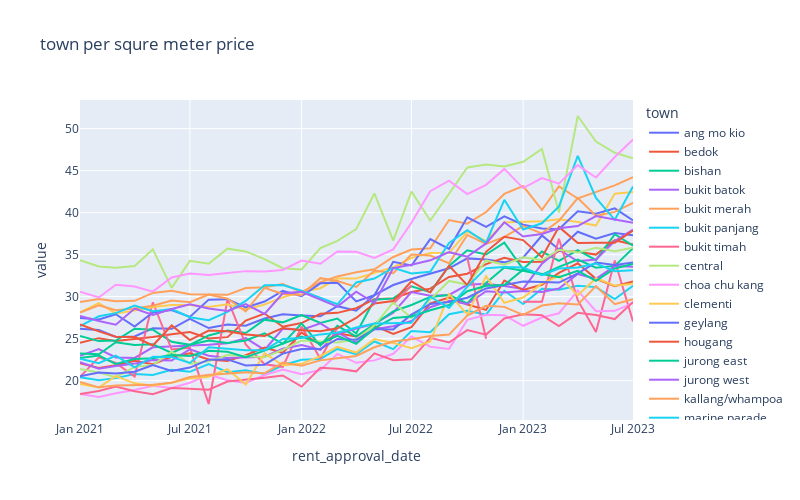

Notebook source saved alongside this figure:
### Code cell
plot_psqm_trend('town').show()

### Figure 1 — Plotly figure (JSON) as saved in the notebook; plotly's stock layout.template omitted (floating-point values rounded to 4 significant figures)
{"data": [{"hovertemplate": "town=ang mo kio<br>rent_approval_date=%{x}<br>value=%{y}<extra></extra>", "legendgroup": "ang mo kio", "line": {"color": "#636efa", "dash": "solid"}, "marker": {"symbol": "circle"}, "mode": "lines", "name": "ang mo kio", "orientation": "v", "showlegend": true, "type": "scatter", "x": ["2021-01", "2021-02", "2021-03", "2021-04", "2021-05", "2021-06", "2021-07", "2021-08", "2021-09", "2021-10", "2021-11", "2021-12", "2022-01", "2022-02", "2022-03", "2022-04", "2022-05", "2022-06", "2022-07", "2022-08", "2022-09", "2022-10", "2022-11", "2022-12", "2023-01", "2023-02", "2023-03", "2023-04", "2023-05", "2023-06", "2023-07"], "xaxis": "x", "y": [26.16, 26.02, 25.2, 25.26, 26.22, 26.17, 27.35, 26.26, 26.68, 26.53, 27.39, 27.89, 27.75, 27.65, 28.86, 28.31, 30.17, 31.38, 32.09, 32.72, 33.37, 34.55, 34.43, 34.08, 34.64, 37.27, 35.62, 37.73, 36.9, 37.57, 37.29], "yaxis": "y"}, {"hovertemplate": "town=bedok<br>rent_approval_date=%{x}<br>value=%{y}<extra></extra>", "legendgroup": "bedok", "line": {"color": "#EF553B", "dash": "solid"}, "marker": {"symbol": "circle"}, "mode": "lines", "name": "bedok", "orientation": "v", "showlegend": true, "type": "scatter", "x": ["2021-01", "2021-02", "2021-03", "2021-04", "2021-05", "2021-06", "2021-07", "2021-08", "2021-09", "2021-10", "2021-11", "2021-12", "2022-01", "2022-02", "2022-03", "2022-04", "2022-05", "2022-06", "2022-07", "2022-08", "2022-09", "2022-10", "2022-11", "2022-12", "2023-01", "2023-02", "2023-03", "2023-04", "2023-05", "2023-06", "2023-07"], "xaxis": "x", "y": [24.49, 25.05, 24.71, 24.93, 25.18, 25.52, 25.77, 25.01, 25.17, 27.14, 27.98, 26.41, 26.85, 27.94, 28.06, 28.62, 29.69, 29.78, 30.54, 30.95, 32.34, 32.72, 33.86, 34.63, 34.12, 34.16, 35.45, 35.33, 35.0, 36.72, 36.19], "yaxis": "y"}, {"hovertemplate": "town=bishan<br>rent_approval_date=%{x}<br>value=%{y}<extra></extra>", "legendgroup": "bishan", "line": {"color": "#00cc96", "dash": "solid"}, "marker": {"symbol": "circle"}, "mode": "lines", "name": "bishan", "orientation": "v", "showlegend": true, "type": "scatter", "x": ["2021-01", "2021-02", "2021-03", "2021-04", "2021-05", "2021-06", "2021-07", "2021-08", "2021-09", "2021-10", "2021-11", "2021-12", "2022-01", "2022-02", "2022-03", "2022-04", "2022-05", "2022-06", "2022-07", "2022-08", "2022-09", "2022-10", "2022-11", "2022-12", "2023-01", "2023-02", "2023-03", "2023-04", "2023-05", "2023-06", "2023-07"], "xaxis": "x", "y": [25.3, 24.7, 24.77, 26.18, 26.06, 24.63, 24.26, 25.38, 25.97, 25.66, 27.26, 26.93, 27.81, 26.87, 27.39, 25.6, 29.62, 29.79, 31.23, 30.54, 33.65, 35.52, 35.01, 36.43, 33.26, 35.37, 34.26, 35.54, 34.35, 37.43, 36.06], "yaxis": "y"}, {"hovertemplate": "town=bukit batok<br>rent_approval_date=%{x}<br>value=%{y}<extra></extra>", "legendgroup": "bukit batok", "line": {"color": "#ab63fa", "dash": "solid"}, "marker": {"symbol": "circle"}, "mode": "lines", "name": "bukit batok", "orientation": "v", "showlegend": true, "type": "scatter", "x": ["2021-01", "2021-02", "2021-03", "2021-04", "2021-05", "2021-06", "2021-07", "2021-08", "2021-09", "2021-10", "2021-11", "2021-12", "2022-01", "2022-02", "2022-03", "2022-04", "2022-05", "2022-06", "2022-07", "2022-08", "2022-09", "2022-10", "2022-11", "2022-12", "2023-01", "2023-02", "2023-03", "2023-04", "2023-05", "2023-06", "2023-07"], "xaxis": "x", "y": [22.96, 23.75, 22.76, 22.7, 23.96, 24.04, 24.14, 24.27, 24.43, 25.06, 23.65, 26.17, 26.03, 26.82, 25.54, 26.21, 26.76, 28.08, 30.53, 30.1, 30.2, 31.4, 31.53, 31.27, 30.92, 33.92, 35.58, 34.21, 34.41, 36.62, 37.97], "yaxis": "y"}, {"hovertemplate": "town=bukit merah<br>rent_approval_date=%{x}<br>value=%{y}<extra></extra>", "legendgroup": "bukit merah", "line": {"color": "#FFA15A", "dash": "solid"}, "marker": {"symbol": "circle"}, "mode": "lines", "name": "bukit merah", "orientation": "v", "showlegend": true, "type": "scatter", "x": ["2021-01", "2021-02", "2021-03", "2021-04", "2021-05", "2021-06", "2021-07", "2021-08", "2021-09", "2021-10", "2021-11", "2021-12", "2022-01", "2022-02", "2022-03", "2022-04", "2022-05", "2022-06", "2022-07", "2022-08", "2022-09", "2022-10", "2022-11", "2022-12", "2023-01", "2023-02", "2023-03", "2023-04", "2023-05", "2023-06", "2023-07"], "xaxis": "x", "y": [29.36, 29.7, 29.45, 29.49, 30.43, 30.7, 30.29, 30.23, 30.21, 31.01, 31.1, 31.49, 30.54, 31.72, 32.4, 32.89, 33.25, 34.72, 35.6, 35.76, 39.12, 38.68, 40.07, 42.23, 43.17, 40.32, 43.13, 41.68, 42.47, 43.25, 44.23], "yaxis": "y"}, {"hovertemplate": "town=bukit panjang<br>rent_approval_date=%{x}<br>value=%{y}<extra></extra>", "legendgroup": "bukit panjang", "line": {"color": "#19d3f3", "dash": "solid"}, "marker": {"symbol": "circle"}, "mode": "lines", "name": "bukit panjang", "orientation": "v", "showlegend": true, "type": "scatter", "x": ["2021-01", "2021-02", "2021-03", "2021-04", "2021-05", "2021-06", "2021-07", "2021-08", "2021-09", "2021-10", "2021-11", "2021-12", "2022-01", "2022-02", "2022-03", "2022-04", "2022-05", "2022-06", "2022-07", "2022-08", "2022-09", "2022-10", "2022-11", "2022-12", "2023-01", "2023-02", "2023-03", "2023-04", "2023-05", "2023-06", "2023-07"], "xaxis": "x", "y": [20.4, 20.03, 20.29, 20.77, 20.68, 21.29, 21.04, 21.96, 21.0, 21.23, 20.79, 21.82, 22.49, 22.57, 23.77, 23.15, 24.65, 23.75, 25.91, 25.76, 27.9, 28.32, 27.85, 30.69, 29.11, 30.92, 30.81, 31.29, 31.13, 29.71, 31.29], "yaxis": "y"}, {"hovertemplate": "town=bukit timah<br>rent_approval_date=%{x}<br>value=%{y}<extra></extra>", "legendgroup": "bukit timah", "line": {"color": "#FF6692", "dash": "solid"}, "marker": {"symbol": "circle"}, "mode": "lines", "name": "bukit timah", "orientation": "v", "showlegend": true, "type": "scatter", "x": ["2021-01", "2021-02", "2021-03", "2021-04", "2021-05", "2021-06", "2021-07", "2021-08", "2021-09", "2021-10", "2021-11", "2021-12", "2022-01", "2022-02", "2022-03", "2022-04", "2022-05", "2022-06", "2022-07", "2022-08", "2022-09", "2022-10", "2022-11", "2022-12", "2023-01", "2023-02", "2023-03", "2023-04", "2023-05", "2023-06", "2023-07"], "xaxis": "x", "y": [20.45, 22.76, 22.12, 20.47, 29.33, 23.7, 23.92, 17.21, 29.69, 24.31, 21.95, 21.63, 26.43, 22.6, 26.32, null, null, 29.13, 31.32, null, null, 34.62, 24.97, null, 29.38, 29.39, 36.89, 29.57, 25.8, 34.31, 27.05], "yaxis": "y"}, {"hovertemplate": "town=central<br>rent_approval_date=%{x}<br>value=%{y}<extra></extra>", "legendgroup": "central", "line": {"color": "#B6E880", "dash": "solid"}, "marker": {"symbol": "circle"}, "mode": "lines", "name": "central", "orientation": "v", "showlegend": true, "type": "scatter", "x": ["2021-01", "2021-02", "2021-03", "2021-04", "2021-05", "2021-06", "2021-07", "2021-08", "2021-09", "2021-10", "2021-11", "2021-12", "2022-01", "2022-02", "2022-03", "2022-04", "2022-05", "2022-06", "2022-07", "2022-08", "2022-09", "2022-10", "2022-11", "2022-12", "2023-01", "2023-02", "2023-03", "2023-04", "2023-05", "2023-06", "2023-07"], "xaxis": "x", "y": [34.34, 33.58, 33.43, 33.65, 35.63, 31.04, 34.26, 33.91, 35.71, 35.38, 34.46, 33.38, 33.23, 35.77, 36.63, 38.04, 42.28, 36.66, 42.51, 39.06, 42.25, 45.37, 45.73, 45.5, 46.05, 47.57, 40.0, 51.5, 48.47, 47.12, 46.48], "yaxis": "y"}, {"hovertemplate": "town=choa chu kang<br>rent_approval_date=%{x}<br>value=%{y}<extra></extra>", "legendgroup": "choa chu kang", "line": {"color": "#FF97FF", "dash": "solid"}, "marker": {"symbol": "circle"}, "mode": "lines", "name": "choa chu kang", "orientation": "v", "showlegend": true, "type": "scatter", "x": ["2021-01", "2021-02", "2021-03", "2021-04", "2021-05", "2021-06", "2021-07", "2021-08", "2021-09", "2021-10", "2021-11", "2021-12", "2022-01", "2022-02", "2022-03", "2022-04", "2022-05", "2022-06", "2022-07", "2022-08", "2022-09", "2022-10", "2022-11", "2022-12", "2023-01", "2023-02", "2023-03", "2023-04", "2023-05", "2023-06", "2023-07"], "xaxis": "x", "y": [18.42, 18.05, 18.51, 18.88, 19.39, 19.11, 19.75, 20.72, 20.03, 19.7, 20.67, 21.31, 20.75, 21.25, 23.17, 22.11, 22.41, 23.19, 25.25, 24.03, 23.77, 27.23, 27.84, 27.79, 26.53, 27.51, 28.02, 30.72, 28.27, 28.31, 29.23], "yaxis": "y"}, {"hovertemplate": "town=clementi<br>rent_approval_date=%{x}<br>value=%{y}<extra></extra>", "legendgroup": "clementi", "line": {"color": "#FECB52", "dash": "solid"}, "marker": {"symbol": "circle"}, "mode": "lines", "name": "clementi", "orientation": "v", "showlegend": true, "type": "scatter", "x": ["2021-01", "2021-02", "2021-03", "2021-04", "2021-05", "2021-06", "2021-07", "2021-08", "2021-09", "2021-10", "2021-11", "2021-12", "2022-01", "2022-02", "2022-03", "2022-04", "2022-05", "2022-06", "2022-07", "2022-08", "2022-09", "2022-10", "2022-11", "2022-12", "2023-01", "2023-02", "2023-03", "2023-04", "2023-05", "2023-06", "2023-07"], "xaxis": "x", "y": [28.14, 29.22, 28.0, 28.33, 28.77, 29.01, 28.99, 28.75, 29.1, 28.48, 29.06, 29.91, 30.58, 31.0, 32.15, 32.17, 32.82, 33.48, 34.61, 35.2, 35.21, 37.73, 36.6, 38.84, 38.91, 38.98, 39.19, 38.89, 38.46, 42.24, 42.47], "yaxis": "y"}, {"hovertemplate": "town=geylang<br>rent_approval_date=%{x}<br>value=%{y}<extra></extra>", "legendgroup": "geylang", "line": {"color": "#636efa", "dash": "solid"}, "marker": {"symbol": "circle"}, "mode": "lines", "name": "geylang", "orientation": "v", "showlegend": true, "type": "scatter", "x": ["2021-01", "2021-02", "2021-03", "2021-04", "2021-05", "2021-06", "2021-07", "2021-08", "2021-09", "2021-10", "2021-11", "2021-12", "2022-01", "2022-02", "2022-03", "2022-04", "2022-05", "2022-06", "2022-07", "2022-08", "2022-09", "2022-10", "2022-11", "2022-12", "2023-01", "2023-02", "2023-03", "2023-04", "2023-05", "2023-06", "2023-07"], "xaxis": "x", "y": [27.46, 27.28, 27.9, 26.42, 28.12, 28.4, 27.58, 29.64, 29.69, 28.72, 29.41, 30.67, 30.04, 31.58, 31.66, 29.43, 30.16, 34.14, 33.7, 36.85, 35.69, 39.44, 38.31, 39.56, 38.56, 38.1, 38.02, 40.17, 39.87, 40.51, 39.06], "yaxis": "y"}, {"hovertemplate": "town=hougang<br>rent_approval_date=%{x}<br>value=%{y}<extra></extra>", "legendgroup": "hougang", "line": {"color": "#EF553B", "dash": "solid"}, "marker": {"symbol": "circle"}, "mode": "lines", "name": "hougang", "orientation": "v", "showlegend": true, "type": "scatter", "x": ["2021-01", "2021-02", "2021-03", "2021-04", "2021-05", "2021-06", "2021-07", "2021-08", "2021-09", "2021-10", "2021-11", "2021-12", "2022-01", "2022-02", "2022-03", "2022-04", "2022-05", "2022-06", "2022-07", "2022-08", "2022-09", "2022-10", "2022-11", "2022-12", "2023-01", "2023-02", "2023-03", "2023-04", "2023-05", "2023-06", "2023-07"], "xaxis": "x", "y": [22.06, 21.49, 21.84, 22.36, 21.96, 22.84, 23.25, 22.51, 22.34, 23.03, 23.92, 23.31, 25.72, 24.26, 25.62, 25.24, 26.53, 25.56, 26.37, 29.19, 29.9, 29.05, 28.41, 31.92, 30.79, 31.41, 32.83, 33.96, 32.12, 31.23, 31.82], "yaxis": "y"}, {"hovertemplate": "town=jurong east<br>rent_approval_date=%{x}<br>value=%{y}<extra></extra>", "legendgroup": "jurong east", "line": {"color": "#00cc96", "dash": "solid"}, "marker": {"symbol": "circle"}, "mode": "lines", "name": "jurong east", "orientation": "v", "showlegend": true, "type": "scatter", "x": ["2021-01", "2021-02", "2021-03", "2021-04", "2021-05", "2021-06", "2021-07", "2021-08", "2021-09", "2021-10", "2021-11", "2021-12", "2022-01", "2022-02", "2022-03", "2022-04", "2022-05", "2022-06", "2022-07", "2022-08", "2022-09", "2022-10", "2022-11", "2022-12", "2023-01", "2023-02", "2023-03", "2023-04", "2023-05", "2023-06", "2023-07"], "xaxis": "x", "y": [23.23, 23.14, 24.57, 24.24, 24.32, 23.31, 24.27, 24.78, 24.47, 24.77, 25.62, 24.38, 26.8, 24.2, 26.51, 25.24, 26.74, 28.23, 29.0, 29.96, 30.18, 29.18, 31.63, 33.47, 33.08, 32.61, 33.54, 34.41, 33.44, 33.65, 35.77], "yaxis": "y"}, {"hovertemplate": "town=jurong west<br>rent_approval_date=%{x}<br>value=%{y}<extra></extra>", "legendgroup": "jurong west", "line": {"color": "#ab63fa", "dash": "solid"}, "marker": {"symbol": "circle"}, "mode": "lines", "name": "jurong west", "orientation": "v", "showlegend": true, "type": "scatter", "x": ["2021-01", "2021-02", "2021-03", "2021-04", "2021-05", "2021-06", "2021-07", "2021-08", "2021-09", "2021-10", "2021-11", "2021-12", "2022-01", "2022-02", "2022-03", "2022-04", "2022-05", "2022-06", "2022-07", "2022-08", "2022-09", "2022-10", "2022-11", "2022-12", "2023-01", "2023-02", "2023-03", "2023-04", "2023-05", "2023-06", "2023-07"], "xaxis": "x", "y": [22.18, 21.41, 21.74, 22.02, 22.44, 22.39, 23.72, 22.96, 22.68, 22.8, 22.84, 23.8, 24.22, 23.66, 25.73, 24.53, 26.13, 26.47, 27.09, 28.73, 29.49, 29.12, 30.64, 30.49, 30.65, 30.54, 30.96, 32.68, 32.11, 33.63, 33.55], "yaxis": "y"}, {"hovertemplate": "town=kallang/whampoa<br>rent_approval_date=%{x}<br>value=%{y}<extra></extra>", "legendgroup": "kallang/whampoa", "line": {"color": "#FFA15A", "dash": "solid"}, "marker": {"symbol": "circle"}, "mode": "lines", "name": "kallang/whampoa", "orientation": "v", "showlegend": true, "type": "scatter", "x": ["2021-01", "2021-02", "2021-03", "2021-04", "2021-05", "2021-06", "2021-07", "2021-08", "2021-09", "2021-10", "2021-11", "2021-12", "2022-01", "2022-02", "2022-03", "2022-04", "2022-05", "2022-06", "2022-07", "2022-08", "2022-09", "2022-10", "2022-11", "2022-12", "2023-01", "2023-02", "2023-03", "2023-04", "2023-05", "2023-06", "2023-07"], "xaxis": "x", "y": [28.09, 28.95, 28.38, 28.58, 28.9, 29.54, 29.33, 30.25, 29.75, 28.24, 31.05, 30.32, 30.19, 32.2, 31.87, 31.16, 33.1, 32.78, 35.0, 34.89, 33.97, 37.34, 36.27, 37.12, 38.39, 37.53, 39.02, 41.74, 39.6, 40.09, 41.16], "yaxis": "y"}, {"hovertemplate": "town=marine parade<br>rent_approval_date=%{x}<br>value=%{y}<extra></extra>", "legendgroup": "marine parade", "line": {"color": "#19d3f3", "dash": "solid"}, "marker": {"symbol": "circle"}, "mode": "lines", "name": "marine parade", "orientation": "v", "showlegend": true, "type": "scatter", "x": ["2021-01", "2021-02", "2021-03", "2021-04", "2021-05", "2021-06", "2021-07", "2021-08", "2021-09", "2021-10", "2021-11", "2021-12", "2022-01", "2022-02", "2022-03", "2022-04", "2022-05", "2022-06", "2022-07", "2022-08", "2022-09", "2022-10", "2022-11", "2022-12", "2023-01", "2023-02", "2023-03", "2023-04", "2023-05", "2023-06", "2023-07"], "xaxis": "x", "y": [26.48, 27.65, 28.03, 28.93, 28.26, 28.52, 27.55, 27.19, 28.18, 29.48, 31.36, 31.38, 30.69, 29.85, 29.08, 31.69, 32.14, 33.44, 32.75, 32.96, 36.39, 37.9, 36.42, 41.52, 38.0, 38.73, 40.73, 46.75, 41.75, 39.14, 43.11], "yaxis": "y"}, {"hovertemplate": "town=pasir ris<br>rent_approval_date=%{x}<br>value=%{y}<extra></extra>", "legendgroup": "pasir ris", "line": {"color": "#FF6692", "dash": "solid"}, "marker": {"symbol": "circle"}, "mode": "lines", "name": "pasir ris", "orientation": "v", "showlegend": true, "type": "scatter", "x": ["2021-01", "2021-02", "2021-03", "2021-04", "2021-05", "2021-06", "2021-07", "2021-08", "2021-09", "2021-10", "2021-11", "2021-12", "2022-01", "2022-02", "2022-03", "2022-04", "2022-05", "2022-06", "2022-07", "2022-08", "2022-09", "2022-10", "2022-11", "2022-12", "2023-01", "2023-02", "2023-03", "2023-04", "2023-05", "2023-06", "2023-07"], "xaxis": "x", "y": [18.4, 18.77, 19.28, 18.73, 18.38, 19.1, 19.03, 18.91, 19.88, 20.07, 20.35, 20.61, 19.28, 21.53, 21.4, 21.1, 23.25, 22.43, 22.53, 25.09, 24.53, 26.01, 25.47, 27.39, 27.91, 27.77, 26.49, 28.06, 27.81, 27.32, 29.37], "yaxis": "y"}, {"hovertemplate": "town=punggol<br>rent_approval_date=%{x}<br>value=%{y}<extra></extra>", "legendgroup": "punggol", "line": {"color": "#B6E880", "dash": "solid"}, "marker": {"symbol": "circle"}, "mode": "lines", "name": "punggol", "orientation": "v", "showlegend": true, "type": "scatter", "x": ["2021-01", "2021-02", "2021-03", "2021-04", "2021-05", "2021-06", "2021-07", "2021-08", "2021-09", "2021-10", "2021-11", "2021-12", "2022-01", "2022-02", "2022-03", "2022-04", "2022-05", "2022-06", "2022-07", "2022-08", "2022-09", "2022-10", "2022-11", "2022-12", "2023-01", "2023-02", "2023-03", "2023-04", "2023-05", "2023-06", "2023-07"], "xaxis": "x", "y": [21.39, 20.96, 20.41, 21.63, 21.86, 23.45, 22.02, 22.29, 23.04, 22.94, 22.79, 23.65, 24.77, 24.67, 24.53, 24.92, 26.57, 29.32, 27.47, 29.64, 31.87, 31.43, 34.3, 33.8, 34.67, 34.32, 35.58, 35.24, 35.8, 35.39, 35.83], "yaxis": "y"}, {"hovertemplate": "town=queenstown<br>rent_approval_date=%{x}<br>value=%{y}<extra></extra>", "legendgroup": "queenstown", "line": {"color": "#FF97FF", "dash": "solid"}, "marker": {"symbol": "circle"}, "mode": "lines", "name": "queenstown", "orientation": "v", "showlegend": true, "type": "scatter", "x": ["2021-01", "2021-02", "2021-03", "2021-04", "2021-05", "2021-06", "2021-07", "2021-08", "2021-09", "2021-10", "2021-11", "2021-12", "2022-01", "2022-02", "2022-03", "2022-04", "2022-05", "2022-06", "2022-07", "2022-08", "2022-09", "2022-10", "2022-11", "2022-12", "2023-01", "2023-02", "2023-03", "2023-04", "2023-05", "2023-06", "2023-07"], "xaxis": "x", "y": [30.57, 29.9, 31.41, 31.2, 30.59, 32.28, 32.75, 32.57, 32.81, 33.03, 32.99, 33.17, 34.28, 33.91, 35.38, 35.33, 34.61, 35.62, 38.79, 42.56, 43.8, 42.2, 43.31, 45.2, 42.92, 44.11, 43.44, 45.66, 44.17, 46.62, 48.71], "yaxis": "y"}, {"hovertemplate": "town=sembawang<br>rent_approval_date=%{x}<br>value=%{y}<extra></extra>", "legendgroup": "sembawang", "line": {"color": "#FECB52", "dash": "solid"}, "marker": {"symbol": "circle"}, "mode": "lines", "name": "sembawang", "orientation": "v", "showlegend": true, "type": "scatter", "x": ["2021-01", "2021-02", "2021-03", "2021-04", "2021-05", "2021-06", "2021-07", "2021-08", "2021-09", "2021-10", "2021-11", "2021-12", "2022-01", "2022-02", "2022-03", "2022-04", "2022-05", "2022-06", "2022-07", "2022-08", "2022-09", "2022-10", "2022-11", "2022-12", "2023-01", "2023-02", "2023-03", "2023-04", "2023-05", "2023-06", "2023-07"], "xaxis": "x", "y": [19.58, 19.18, 20.53, 19.67, 19.38, 19.76, 20.26, 20.45, 21.36, 19.54, 23.27, 21.82, 22.0, 22.91, 24.02, 23.33, 24.94, 24.49, 23.87, 24.65, 30.29, 27.89, 32.42, 29.26, 29.89, 31.57, 32.48, 30.14, 32.19, 31.3, 31.54], "yaxis": "y"}, {"hovertemplate": "town=sengkang<br>rent_approval_date=%{x}<br>value=%{y}<extra></extra>", "legendgroup": "sengkang", "line": {"color": "#636efa", "dash": "solid"}, "marker": {"symbol": "circle"}, "mode": "lines", "name": "sengkang", "orientation": "v", "showlegend": true, "type": "scatter", "x": ["2021-01", "2021-02", "2021-03", "2021-04", "2021-05", "2021-06", "2021-07", "2021-08", "2021-09", "2021-10", "2021-11", "2021-12", "2022-01", "2022-02", "2022-03", "2022-04", "2022-05", "2022-06", "2022-07", "2022-08", "2022-09", "2022-10", "2022-11", "2022-12", "2023-01", "2023-02", "2023-03", "2023-04", "2023-05", "2023-06", "2023-07"], "xaxis": "x", "y": [20.53, 20.95, 20.85, 21.06, 21.86, 21.15, 21.55, 22.49, 22.52, 21.81, 21.89, 23.21, 23.76, 23.78, 24.96, 24.86, 26.13, 26.1, 27.85, 29.12, 29.35, 29.86, 30.97, 31.36, 31.8, 31.73, 31.67, 32.77, 34.06, 33.76, 34.05], "yaxis": "y"}, {"hovertemplate": "town=serangoon<br>rent_approval_date=%{x}<br>value=%{y}<extra></extra>", "legendgroup": "serangoon", "line": {"color": "#EF553B", "dash": "solid"}, "marker": {"symbol": "circle"}, "mode": "lines", "name": "serangoon", "orientation": "v", "showlegend": true, "type": "scatter", "x": ["2021-01", "2021-02", "2021-03", "2021-04", "2021-05", "2021-06", "2021-07", "2021-08", "2021-09", "2021-10", "2021-11", "2021-12", "2022-01", "2022-02", "2022-03", "2022-04", "2022-05", "2022-06", "2022-07", "2022-08", "2022-09", "2022-10", "2022-11", "2022-12", "2023-01", "2023-02", "2023-03", "2023-04", "2023-05", "2023-06", "2023-07"], "xaxis": "x", "y": [26.7, 25.86, 25.22, 25.18, 24.18, 26.57, 24.82, 25.95, 25.88, 25.5, 25.31, 26.26, 25.99, 25.87, 26.23, 27.45, 29.18, 29.47, 31.82, 30.49, 33.67, 31.37, 35.33, 37.11, 36.73, 34.69, 38.3, 36.38, 36.41, 36.4, 37.85], "yaxis": "y"}, {"hovertemplate": "town=tampines<br>rent_approval_date=%{x}<br>value=%{y}<extra></extra>", "legendgroup": "tampines", "line": {"color": "#00cc96", "dash": "solid"}, "marker": {"symbol": "circle"}, "mode": "lines", "name": "tampines", "orientation": "v", "showlegend": true, "type": "scatter", "x": ["2021-01", "2021-02", "2021-03", "2021-04", "2021-05", "2021-06", "2021-07", "2021-08", "2021-09", "2021-10", "2021-11", "2021-12", "2022-01", "2022-02", "2022-03", "2022-04", "2022-05", "2022-06", "2022-07", "2022-08", "2022-09", "2022-10", "2022-11", "2022-12", "2023-01", "2023-02", "2023-03", "2023-04", "2023-05", "2023-06", "2023-07"], "xaxis": "x", "y": [22.7, 22.98, 21.99, 22.56, 22.67, 23.05, 22.94, 23.55, 23.43, 22.79, 23.57, 24.36, 25.25, 24.44, 25.32, 24.38, 26.26, 27.46, 27.64, 28.38, 29.0, 30.64, 31.3, 31.39, 33.2, 32.68, 32.32, 33.08, 31.89, 33.34, 33.89], "yaxis": "y"}, {"hovertemplate": "town=toa payoh<br>rent_approval_date=%{x}<br>value=%{y}<extra></extra>", "legendgroup": "toa payoh", "line": {"color": "#ab63fa", "dash": "solid"}, "marker": {"symbol": "circle"}, "mode": "lines", "name": "toa payoh", "orientation": "v", "showlegend": true, "type": "scatter", "x": ["2021-01", "2021-02", "2021-03", "2021-04", "2021-05", "2021-06", "2021-07", "2021-08", "2021-09", "2021-10", "2021-11", "2021-12", "2022-01", "2022-02", "2022-03", "2022-04", "2022-05", "2022-06", "2022-07", "2022-08", "2022-09", "2022-10", "2022-11", "2022-12", "2023-01", "2023-02", "2023-03", "2023-04", "2023-05", "2023-06", "2023-07"], "xaxis": "x", "y": [27.7, 27.09, 26.65, 28.57, 27.83, 28.53, 29.09, 28.58, 28.29, 29.1, 27.93, 30.39, 30.56, 29.65, 28.81, 30.59, 29.23, 33.4, 33.8, 34.32, 35.29, 34.75, 36.33, 38.85, 37.16, 37.45, 38.14, 38.4, 39.59, 39.17, 38.79], "yaxis": "y"}, {"hovertemplate": "town=woodlands<br>rent_approval_date=%{x}<br>value=%{y}<extra></extra>", "legendgroup": "woodlands", "line": {"color": "#FFA15A", "dash": "solid"}, "marker": {"symbol": "circle"}, "mode": "lines", "name": "woodlands", "orientation": "v", "showlegend": true, "type": "scatter", "x": ["2021-01", "2021-02", "2021-03", "2021-04", "2021-05", "2021-06", "2021-07", "2021-08", "2021-09", "2021-10", "2021-11", "2021-12", "2022-01", "2022-02", "2022-03", "2022-04", "2022-05", "2022-06", "2022-07", "2022-08", "2022-09", "2022-10", "2022-11", "2022-12", "2023-01", "2023-02", "2023-03", "2023-04", "2023-05", "2023-06", "2023-07"], "xaxis": "x", "y": [19.84, 19.2, 19.41, 19.49, 19.52, 19.75, 20.43, 20.66, 20.82, 20.99, 20.87, 22.14, 21.77, 22.41, 22.67, 22.94, 23.97, 24.65, 24.92, 25.32, 25.48, 27.75, 28.91, 28.78, 27.81, 28.93, 29.22, 29.05, 31.25, 29.1, 29.69], "yaxis": "y"}, {"hovertemplate": "town=yishun<br>rent_approval_date=%{x}<br>value=%{y}<extra></extra>", "legendgroup": "yishun", "line": {"color": "#19d3f3", "dash": "solid"}, "marker": {"symbol": "circle"}, "mode": "lines", "name": "yishun", "orientation": "v", "showlegend": true, "type": "scatter", "x": ["2021-01", "2021-02", "2021-03", "2021-04", "2021-05", "2021-06", "2021-07", "2021-08", "2021-09", "2021-10", "2021-11", "2021-12", "2022-01", "2022-02", "2022-03", "2022-04", "2022-05", "2022-06", "2022-07", "2022-08", "2022-09", "2022-10", "2022-11", "2022-12", "2023-01", "2023-02", "2023-03", "2023-04", "2023-05", "2023-06", "2023-07"], "xaxis": "x", "y": [22.59, 22.07, 22.98, 21.59, 22.85, 22.81, 22.1, 23.97, 23.8, 23.63, 23.62, 24.95, 25.08, 25.5, 25.7, 26.33, 26.79, 26.86, 26.9, 29.98, 28.65, 31.17, 33.39, 33.52, 33.46, 32.55, 33.34, 33.48, 33.93, 33.02, 33.13], "yaxis": "y"}], "layout": {"height": 500, "legend": {"title": {"text": "town"}, "tracegroupgap": 0}, "title": {"text": "town per squre meter price"}, "width": 800, "xaxis": {"anchor": "y", "domain": [0, 1], "title": {"text": "rent_approval_date"}}, "yaxis": {"anchor": "x", "domain": [0, 1], "title": {"text": "value"}}}}
